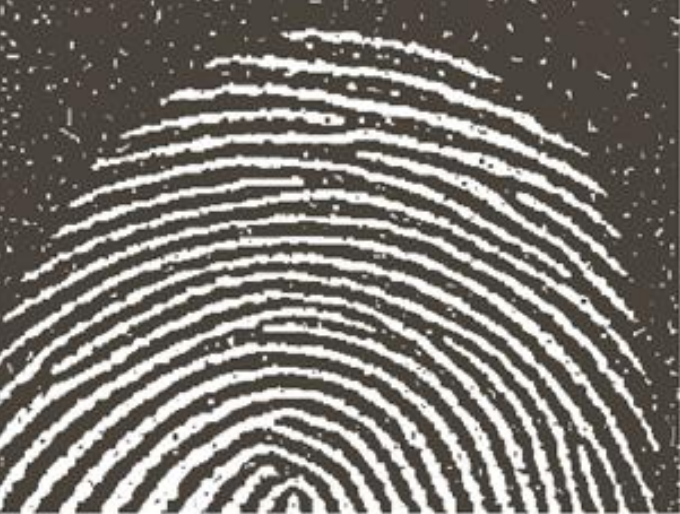
#> input picture img/fingerprint.png, 680 x 514 px, found by its file name
$ jupyter execute --allow-errors chap7-pic7-18_fingerprint.ipynb   (shell and % lines are left out)
#> lines starting #> are read from the running program, lines starting #| are printed output that depends on the picture; after the words box and inside, x2 and y2 are one past the last pixel; in counts of white or black regions, pixels touching at a corner belong together
[cell 1]
import numpy as np
import cv2
from matplotlib import pyplot as plt
plt.rcParams['font.sans-serif']=['SimHei'] #用来正常显示中文标签
plt.rcParams['axes.unicode_minus']=False #用来正常显示负

img = cv2.imread(r'..\img\fingerprint.png',0)
#> img: shape (514, 680); min 28, max 255, mean 120
_, img_binary = cv2.threshold(img, 128, 255, cv2.THRESH_BINARY + cv2.THRESH_OTSU)
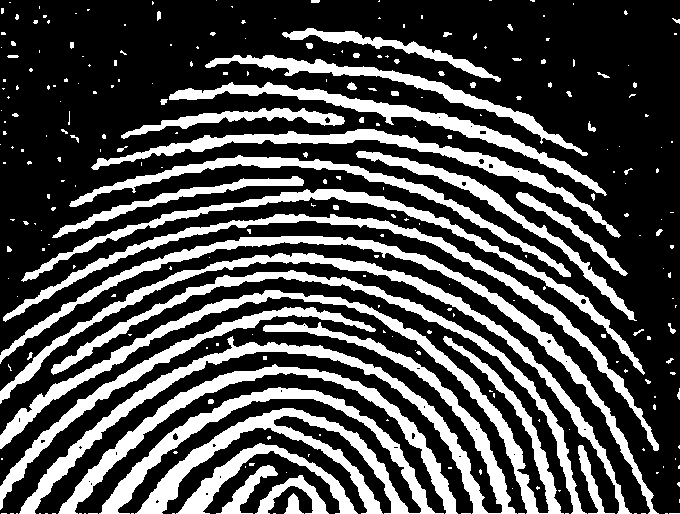
#> img_binary: shape (514, 680); 30.1% white; 266 white regions (205 under 20 px), largest, box (x1, y1, x2, y2) and area: (99, 387, 444, 514) 10576, (19, 322, 517, 514) 9875, (0, 290, 564, 514) 8631
kernelSize=5
kernel = cv2.getStructuringElement(cv2.MORPH_RECT,(kernelSize,kernelSize))
img_erode = cv2.erode(img_binary,kernel,iterations = 1)
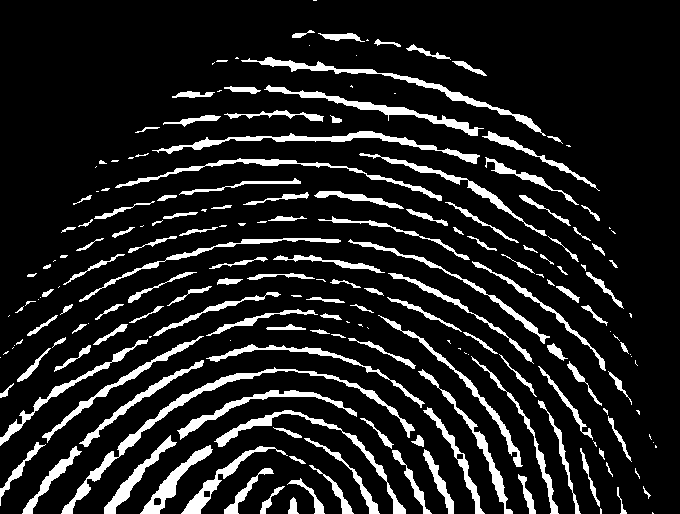
#> img_erode: shape (514, 680); 12.4% white; 200 white regions (63 under 20 px), largest, box (x1, y1, x2, y2) and area: (61, 367, 415, 514) 2391, (152, 131, 480, 164) 1612, (241, 57, 546, 136) 1588
img_open = cv2.dilate(img_erode, kernel,iterations=1)
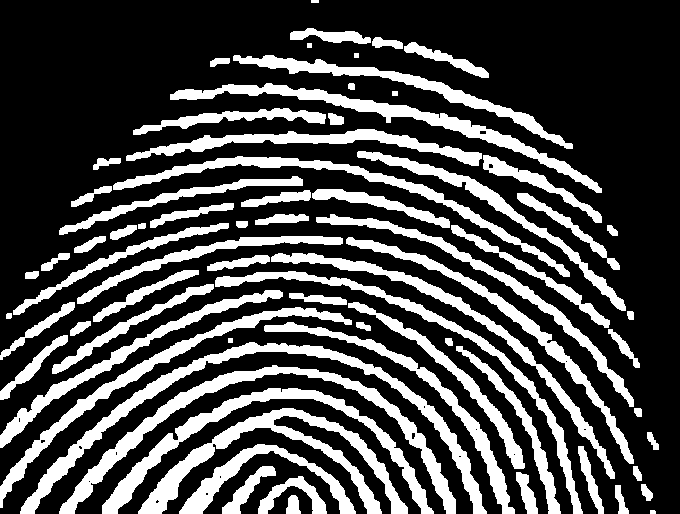
#> img_open: shape (514, 680); 28.7% white; 73 white regions, largest, box (x1, y1, x2, y2) and area: (20, 342, 487, 514) 6463, (59, 365, 456, 514) 5770, (138, 408, 408, 514) 5564
# img_dilate = cv2.dilate(img_open.copy(), kernel, iterations=1)
# img_close = cv2.erode(img_dilate,kernel,iterations = 1)

plt.figure(figsize=(12,6.2))
plt.subplots_adjust(wspace=0,hspace=0)
plt.subplot(231)
plt.axis("off")
plt.imshow(img_binary,cmap="gray")
plt.subplot(232)
plt.axis("off")
plt.imshow(img_erode,cmap="gray")
plt.subplot(233)
plt.axis("off")
plt.imshow(img_open,cmap="gray")
plt.subplot(234)
plt.axis("off")
plt.imshow(img_open,cmap="gray")
plt.subplot(235)
plt.axis("off")
#> (the rest of this cell did not finish here and is left out)
